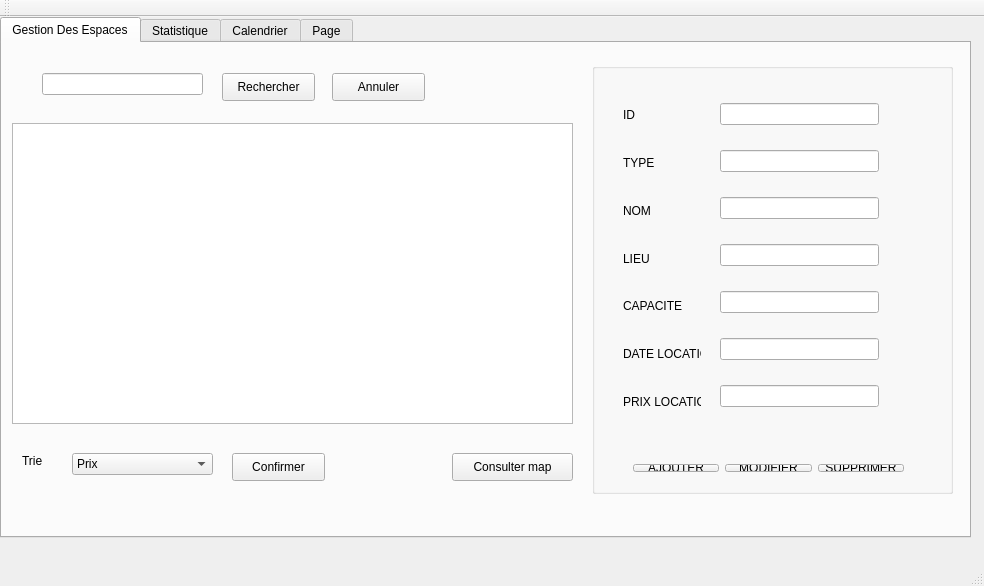
<?xml version="1.0" encoding="UTF-8"?>
<ui version="4.0">
 <class>MainWindow</class>
 <widget class="QMainWindow" name="MainWindow">
  <property name="geometry">
   <rect>
    <x>0</x>
    <y>0</y>
    <width>984</width>
    <height>586</height>
   </rect>
  </property>
  <property name="windowTitle">
   <string>Gestion des Clients</string>
  </property>
  <widget class="QWidget" name="centralWidget">
   <widget class="QTabWidget" name="tabWidget">
    <property name="geometry">
     <rect>
      <x>0</x>
      <y>0</y>
      <width>971</width>
      <height>521</height>
     </rect>
    </property>
    <property name="currentIndex">
     <number>0</number>
    </property>
    <widget class="QWidget" name="tab">
     <attribute name="title">
      <string>Gestion Des Espaces</string>
     </attribute>
     <widget class="QGroupBox" name="groupBox">
      <property name="geometry">
       <rect>
        <x>590</x>
        <y>20</y>
        <width>361</width>
        <height>431</height>
       </rect>
      </property>
      <property name="title">
       <string/>
      </property>
      <widget class="QWidget" name="layoutWidget">
       <property name="geometry">
        <rect>
         <x>30</x>
         <y>390</y>
         <width>293</width>
         <height>30</height>
        </rect>
       </property>
       <layout class="QHBoxLayout" name="horizontalLayout">
        <item>
         <widget class="QPushButton" name="pb_ajouter">
          <property name="text">
           <string>AJOUTER</string>
          </property>
         </widget>
        </item>
        <item>
         <widget class="QPushButton" name="AjouterEspaces">
          <property name="text">
           <string>MODIFIER</string>
          </property>
         </widget>
        </item>
        <item>
         <widget class="QPushButton" name="SupprimerEspaces">
          <property name="text">
           <string>SUPPRIMER</string>
          </property>
         </widget>
        </item>
       </layout>
      </widget>
      <widget class="QWidget" name="layoutWidget">
       <property name="geometry">
        <rect>
         <x>20</x>
         <y>20</y>
         <width>100</width>
         <height>351</height>
        </rect>
       </property>
       <layout class="QVBoxLayout" name="verticalLayout">
        <item>
         <widget class="QLabel" name="label">
          <property name="text">
           <string>ID</string>
          </property>
         </widget>
        </item>
        <item>
         <widget class="QLabel" name="label_2">
          <property name="text">
           <string>TYPE</string>
          </property>
         </widget>
        </item>
        <item>
         <widget class="QLabel" name="label_3">
          <property name="text">
           <string>NOM</string>
          </property>
         </widget>
        </item>
        <item>
         <widget class="QLabel" name="label_4">
          <property name="text">
           <string>LIEU</string>
          </property>
         </widget>
        </item>
        <item>
         <widget class="QLabel" name="label_5">
          <property name="text">
           <string>CAPACITE</string>
          </property>
         </widget>
        </item>
        <item>
         <widget class="QLabel" name="label_6">
          <property name="text">
           <string>DATE LOCATION</string>
          </property>
         </widget>
        </item>
        <item>
         <widget class="QLabel" name="label_7">
          <property name="text">
           <string>PRIX LOCATION </string>
          </property>
         </widget>
        </item>
       </layout>
      </widget>
      <widget class="QWidget" name="layoutWidget">
       <property name="geometry">
        <rect>
         <x>117</x>
         <y>10</y>
         <width>181</width>
         <height>371</height>
        </rect>
       </property>
       <layout class="QVBoxLayout" name="verticalLayout_2">
        <item>
         <widget class="QLineEdit" name="le_ID"/>
        </item>
        <item>
         <widget class="QLineEdit" name="le_type"/>
        </item>
        <item>
         <widget class="QLineEdit" name="le_nom"/>
        </item>
        <item>
         <widget class="QLineEdit" name="le_lieu"/>
        </item>
        <item>
         <widget class="QLineEdit" name="le_capacite"/>
        </item>
        <item>
         <widget class="QLineEdit" name="le_datelocation"/>
        </item>
        <item>
         <widget class="QLineEdit" name="le_prixlocation"/>
        </item>
       </layout>
      </widget>
     </widget>
     <widget class="QTableView" name="tab_espaces">
      <property name="geometry">
       <rect>
        <x>10</x>
        <y>80</y>
        <width>561</width>
        <height>301</height>
       </rect>
      </property>
     </widget>
     <widget class="QPushButton" name="Recherche">
      <property name="geometry">
       <rect>
        <x>220</x>
        <y>30</y>
        <width>93</width>
        <height>28</height>
       </rect>
      </property>
      <property name="text">
       <string>Rechercher</string>
      </property>
     </widget>
     <widget class="QLineEdit" name="recherche">
      <property name="geometry">
       <rect>
        <x>40</x>
        <y>30</y>
        <width>161</width>
        <height>22</height>
       </rect>
      </property>
     </widget>
     <widget class="QPushButton" name="AnnulerRecherche">
      <property name="geometry">
       <rect>
        <x>330</x>
        <y>30</y>
        <width>93</width>
        <height>28</height>
       </rect>
      </property>
      <property name="text">
       <string>Annuler</string>
      </property>
     </widget>
     <widget class="QLabel" name="label_8">
      <property name="geometry">
       <rect>
        <x>20</x>
        <y>410</y>
        <width>56</width>
        <height>16</height>
       </rect>
      </property>
      <property name="text">
       <string>Trie</string>
      </property>
     </widget>
     <widget class="QComboBox" name="Trie">
      <property name="geometry">
       <rect>
        <x>70</x>
        <y>410</y>
        <width>141</width>
        <height>22</height>
       </rect>
      </property>
      <item>
       <property name="text">
        <string>Prix</string>
       </property>
      </item>
      <item>
       <property name="text">
        <string>Capacité</string>
       </property>
      </item>
      <item>
       <property name="text">
        <string>Type</string>
       </property>
      </item>
     </widget>
     <widget class="QPushButton" name="ConfimerTrie">
      <property name="geometry">
       <rect>
        <x>230</x>
        <y>410</y>
        <width>93</width>
        <height>28</height>
       </rect>
      </property>
      <property name="text">
       <string>Confirmer</string>
      </property>
     </widget>
     <widget class="QPushButton" name="Map">
      <property name="geometry">
       <rect>
        <x>450</x>
        <y>410</y>
        <width>121</width>
        <height>28</height>
       </rect>
      </property>
      <property name="text">
       <string>Consulter map</string>
      </property>
     </widget>
    </widget>
    <widget class="QWidget" name="tab_2">
     <attribute name="title">
      <string>Statistique</string>
     </attribute>
     <widget class="QWidget" name="widget" native="true">
      <property name="geometry">
       <rect>
        <x>10</x>
        <y>110</y>
        <width>611</width>
        <height>361</height>
       </rect>
      </property>
     </widget>
     <widget class="QLabel" name="label_9">
      <property name="geometry">
       <rect>
        <x>60</x>
        <y>40</y>
        <width>251</width>
        <height>51</height>
       </rect>
      </property>
      <property name="font">
       <font>
        <pointsize>20</pointsize>
       </font>
      </property>
      <property name="text">
       <string>Statistique</string>
      </property>
     </widget>
     <widget class="QPushButton" name="Exporter">
      <property name="geometry">
       <rect>
        <x>810</x>
        <y>160</y>
        <width>93</width>
        <height>28</height>
       </rect>
      </property>
      <property name="text">
       <string>Exporter</string>
      </property>
     </widget>
     <widget class="QLineEdit" name="pdf">
      <property name="geometry">
       <rect>
        <x>640</x>
        <y>160</y>
        <width>151</width>
        <height>31</height>
       </rect>
      </property>
     </widget>
    </widget>
    <widget class="QWidget" name="tab_3">
     <attribute name="title">
      <string>Calendrier</string>
     </attribute>
     <widget class="QCalendarWidget" name="calendar">
      <property name="geometry">
       <rect>
        <x>30</x>
        <y>40</y>
        <width>304</width>
        <height>218</height>
       </rect>
      </property>
     </widget>
     <widget class="QTableView" name="tableCalendrier1">
      <property name="geometry">
       <rect>
        <x>420</x>
        <y>30</y>
        <width>441</width>
        <height>261</height>
       </rect>
      </property>
     </widget>
     <widget class="QTableView" name="tableCalendrier2">
      <property name="geometry">
       <rect>
        <x>10</x>
        <y>320</y>
        <width>871</width>
        <height>151</height>
       </rect>
      </property>
     </widget>
    </widget>
    <widget class="QWidget" name="tab_5">
     <attribute name="title">
      <string>Page</string>
     </attribute>
     <widget class="QPushButton" name="stop">
      <property name="enabled">
       <bool>false</bool>
      </property>
      <property name="geometry">
       <rect>
        <x>250</x>
        <y>120</y>
        <width>171</width>
        <height>101</height>
       </rect>
      </property>
      <property name="text">
       <string>STOP</string>
      </property>
     </widget>
    </widget>
   </widget>
  </widget>
  <widget class="QMenuBar" name="menuBar">
   <property name="geometry">
    <rect>
     <x>0</x>
     <y>0</y>
     <width>984</width>
     <height>22</height>
    </rect>
   </property>
  </widget>
  <widget class="QToolBar" name="mainToolBar">
   <attribute name="toolBarArea">
    <enum>TopToolBarArea</enum>
   </attribute>
   <attribute name="toolBarBreak">
    <bool>false</bool>
   </attribute>
  </widget>
  <widget class="QStatusBar" name="statusBar"/>
 </widget>
 <layoutdefault spacing="6" margin="11"/>
 <resources/>
 <connections/>
</ui>
